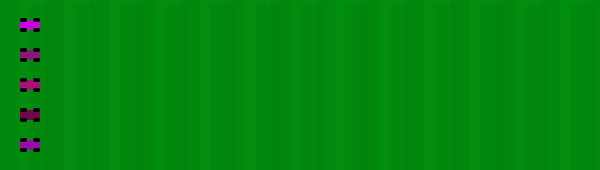
Frame 1 (no input)
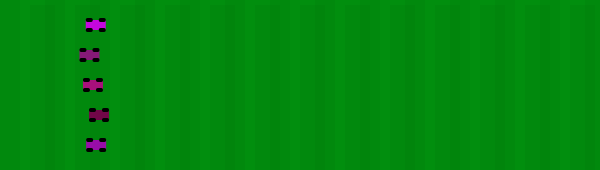
Frame 60 (the mouse pressed at the canvas centre just before this capture)
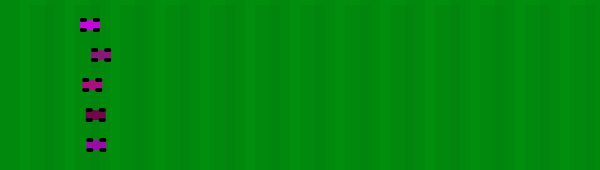
Frame 120 (the mouse held since frame 60 and released just before this capture)

The Processing sketch that drew these frames (run headless with seeded random() and noise(); from frame 60 on, the mouse is pressed at the canvas centre):

// Processing sketch: processing_137840
// ── processing_137840.pde

/////
// Homework 7 : Make a race with 5 objects
// Edit... include pause and space and winner text
// Patrick O'Donnel
// Mar 4, 2014
/////
 
 
 
// Setup Class
 
class Person {
   
  //declare variables for class
  color c;
  float xpos;
  float ypos;
  float xspeed;
   
  //specify the object template
  Person () {
    c = color (random(100,250), random(30), random(70,230));
    xpos = 20;
    ypos = 20;
    xspeed = .75;
  }
   
  //make some functions for the object!
  void display () {
    fill (c);
    rect (xpos,ypos,20,10);
    fill (0);
    rect (xpos, ypos-2, 7,4,3,3,3,3);
    rect (xpos, ypos+8, 7,4,3,3,3,3);
    rect (xpos+13, ypos-2, 7,4,3,3,3,3);
    rect (xpos+13, ypos+8, 7,4,3,3,3,3);
  }
   
  void drive () {
    xpos = xpos + xspeed;
    if (xpos > width-20) {
      fill(c);
      textSize(28);
      text("WINNER!! --->", width/2, ypos+5);
      noLoop();
    }
  }
   
  void speedch () {
    xpos = xpos + random(2)*xspeed;
  }
   
  void revers () {
    xpos = xpos - xspeed*.5;
  }
  
  void resetx () {
    xpos = 20;
  }
     
}
 
//globally declare the class followed by the name of the object   
Person Cindy;
Person Bill;
Person Rachel;
Person Evan;
Person Guy;
 
//set up frameRate and declare object to be a "new" object from a certain class   
void setup() {
  size(600, 170);
  Cindy = new Person ();
  Bill = new Person ();
  Rachel = new Person ();
  Evan = new Person ();
  Guy = new Person ();
  frameRate(45);
  noStroke();
}
 
//void draw the background and call functions to the objects
void draw() {
  background(1,142,14);
   
  int x = 0;
  int y = 0;
  int h = height;
   
  for (int j = 0; j < height; j+=30) {
     
     
    for (int i = 0; i < width; i+=20) {
      fill(0,123,12,70);
      rect(x,y,20,h);
          x = x + 30;
          y = y + 5;
      rect(x,y,25,h);
          x = x+15;
          y = y-5;
    }
     
  }
  resetMatrix();
   
  Cindy.display();
  Cindy.drive();
  if (random (5) > random(4)) {
  Cindy.speedch ();
  } else if (random (5) > random(4)) {
  Cindy.revers ();
  }
   
   
   
  translate (0,30);
  Bill.display ();
  Bill.drive ();
  if (random (5) > random(4)) {
  Bill.speedch ();
  }else if (random (5) > random(4)) {
  Bill.revers ();
  }
   
  translate (0,30);
  Rachel.display ();
  Rachel.drive ();
  if (random (5) > random(4)) {
  Rachel.speedch();
  } else if (random (5) > random(4)) {
  Rachel.revers ();
  }
   
  translate (0,30);
  Evan.display ();
  Evan.drive ();
  if (random (5) > random(4)) {
  Evan.speedch ();
  }else if (random (5) > random(4)) {
  Evan.revers ();
  }
   
  translate (0,30);
  Guy.display ();
  Guy.drive ();
  if (random (5) > random(4)) {
  Guy.speedch ();
  } else if (random (5) > random(4)) {
  Guy.revers ();
  }
   
  resetMatrix();
}

void mousePressed () {
  Cindy.resetx();
  Bill.resetx();
  Rachel.resetx();
  Evan.resetx();
  Guy.resetx();
  loop();
}

void keyPressed () {
  noLoop();
  fill(0,123,12,200);
  rect(0,0,width,height);
  fill(0);
  textSize(30);
  text("THIS RACE IS PAUSED", width-400, height-100);
}

void keyReleased () {
  loop();
}

  
